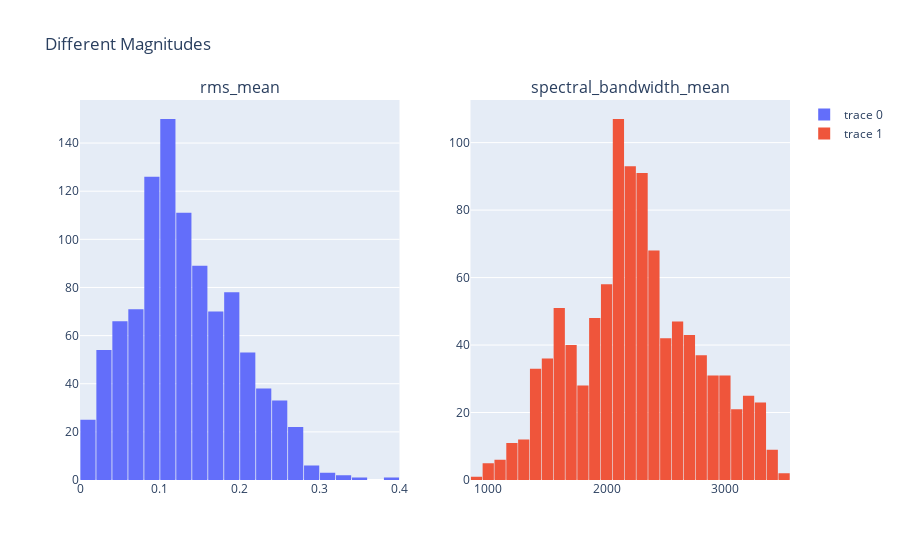

Notebook code cell kept with this figure:
### Code cell
fig2= make_subplots(cols=2,rows=1,subplot_titles=('rms_mean','spectral_bandwidth_mean'))
fig2.append_trace(hist3,1,1)
fig2.append_trace(hist4,1,2)
fig2.update_layout(bargap=0.05,title_text='Different Magnitudes')
fig2.show()

### Figure 1 — Plotly figure (JSON) as saved in the notebook; plotly's stock layout.template omitted (floating-point values rounded to 4 significant figures; data arrays with more than 128 entries replaced by an {"elided": "..."} marker saying what was removed)
{"data": [{"nbinsx": 30, "type": "histogram", "x": {"elided": "999 float values"}, "xaxis": "x", "yaxis": "y"}, {"type": "histogram", "x": {"elided": "999 float values"}, "xaxis": "x2", "yaxis": "y2"}], "layout": {"annotations": [{"font": {"size": 16}, "showarrow": false, "text": "rms_mean", "x": 0.225, "xanchor": "center", "xref": "paper", "y": 1, "yanchor": "bottom", "yref": "paper"}, {"font": {"size": 16}, "showarrow": false, "text": "spectral_bandwidth_mean", "x": 0.775, "xanchor": "center", "xref": "paper", "y": 1, "yanchor": "bottom", "yref": "paper"}], "bargap": 0.05, "title": {"text": "Different Magnitudes"}, "xaxis": {"anchor": "y", "domain": [0, 0.45]}, "xaxis2": {"anchor": "y2", "domain": [0.55, 1]}, "yaxis": {"anchor": "x", "domain": [0, 1]}, "yaxis2": {"anchor": "x2", "domain": [0, 1]}}}
